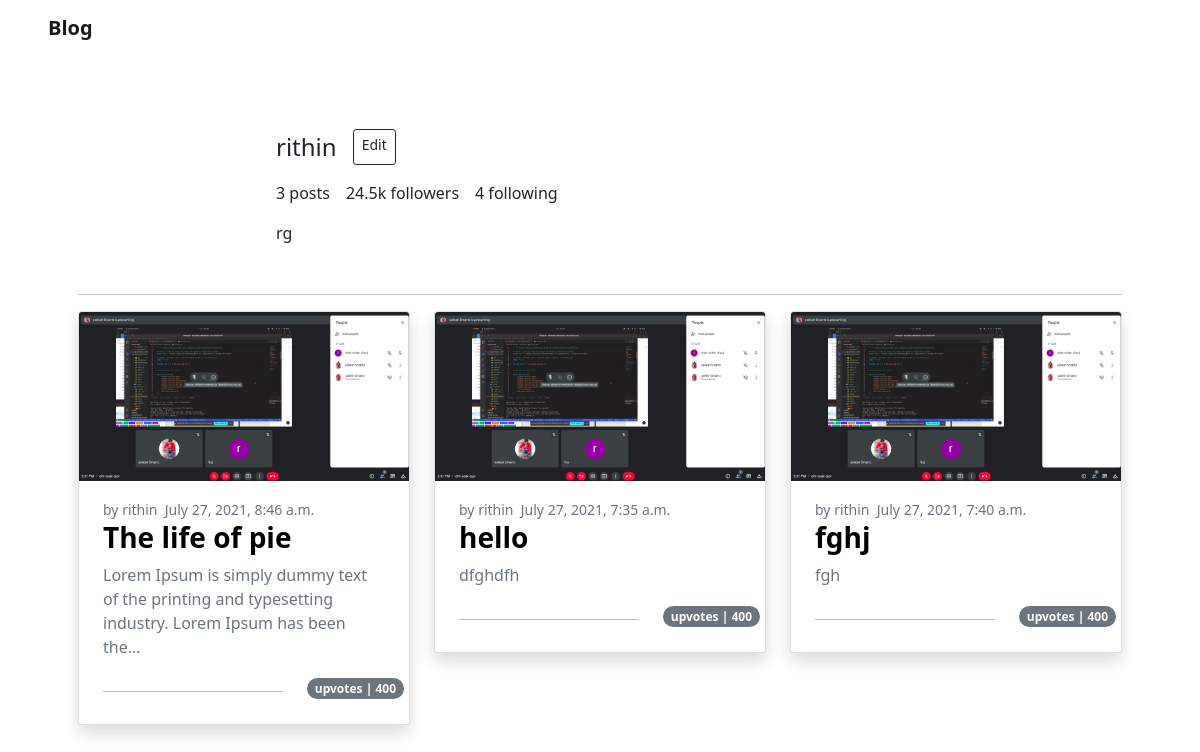
The page /user (signed in) on the database its author committed.
### app/models.py (models this page shows, shortened)
class BlogUser(AbstractBaseUser):
    email = models.EmailField(
        verbose_name='email address',
        max_length=255,
        unique=True,
    )
    fullname = models.CharField(max_length=150)
    is_active = models.BooleanField(default=True)
    staff = models.BooleanField(default=False)
    admin = models.BooleanField(default=False)
    USERNAME_FIELD = 'email'
    REQUIRED_FIELDS = ['fullname']
    objects = BlogUserManager()

class UserDetail(models.Model):
    user = models.OneToOneField(BlogUser, on_delete=models.CASCADE)
    about = models.CharField(max_length=1000)
    profile_img = models.ImageField(upload_to='images/profiles')

class Post(models.Model):
    author = models.ForeignKey(BlogUser, on_delete=models.CASCADE)
    tags = models.ManyToManyField(Tag, blank=True)
    title = models.CharField(max_length=40, null=True)
    content = models.TextField(null=True)
    published_at = models.DateTimeField(null=True)
    updated_at = models.DateTimeField(auto_now=True, null=True)
    created_at = models.DateTimeField(auto_now_add=True)
    tumbnail = models.ImageField(upload_to='images/posts', null=True)
    is_draft = models.BooleanField(default=True)

### app/views.py (the view)
# urls.py: path('user', views.user, name="profile"),
def user(request):
    if request.user.is_authenticated:
        try:
            user_details = request.user.userdetail
        except:
            user_details=None
        posts = models.Post.objects.filter(author=request.user.id).exclude(is_draft=True)
        data = [[], [], []]
        counter = 0
        for post in posts:
            if counter == 3:
                counter = 0
            data[counter].append(post)
            counter += 1
        context = {
            'user':request.user,
            'user_details':user_details,
            'posts':data,
            'post_count':len(posts),
        }
        return render(request, 'user.html',context)

### templates/user.html (shortened to what this page needs)
{% extends "boilerplate.html" %}
{% load static %}
{% block content %}
<section class="top-section">
    <nav class="navbar navbar-expand navbar-light">
        <div class="container-fluid px-5">
            <a class="fw-bold navbar-brand" href="#">Blog</a>
            <div class="collapse navbar-collapse" id="navbarNav">
                <ul class="navbar-nav ms-auto">
                    {% if user.is_authenticated %}
                    <a href="/user" class="profile-picture" style="background-image:url('https://images.unsplash.com/photo-1497316730643-415fac54a2af?ixlib=rb-1.2.1&ixid=MnwxMjA3fDB8MHxwaG90by1wYWdlfHx8fGVufDB8fHx8&auto=format&fit=crop&w=400&q=80');
                    height:40px;width:40px;"></a>
                    {% else %}
                    <li class="nav-item">
                        <a class="nav-link active" aria-current="page" href="#">Sign in</a>
                    </li>
                    {% endif %}
                </ul>
            </div>
        </div>
    </nav>
</section>
<section class="container px-5 mt-5">
    <div class="profile-header d-flex flex-wrap">
        <div class="profile-card d-flex flex-wrap px-4 pt-2 justify-content-center">
            <div class="profile-picture mb-3" style="background-image:url('https://images.unsplash.com/photo-1497316730643-415fac54a2af?ixlib=rb-1.2.1&ixid=MnwxMjA3fDB8MHxwaG90by1wYWdlfHx8fGVufDB8fHx8&auto=format&fit=crop&w=400&q=80');
                    height:150px;width:150px;">
            </div>
            <div class="profile-details align-self-center px-4">
                <div class="profile-header-card d-flex mb-3">
                    <div class="fs-4">
                        {{user.fullname}}
                    </div>
                    <a href="/profile-edit" class="btn btn-sm btn-outline-dark ms-3">Edit</a>
                </div>
                <div class="profile-attributes d-flex mb-3">
                    <div class="post-number">
                        {{post_count}} posts
                    </div>
                    <div class="post-followers px-3">
                        24.5k followers
                    </div>
                    <div class="post-following">
                        4 following
                    </div>
                </div>
                <div class="profile-about">
                    <p>{{user_details.about}}</p>
                </div>
            </div>
        </div>
    </div>
    <hr>
</section>
<section class="container px-5">
    <div class="row">
        {% for col in posts %}
        <div class="col-md-4">
            {% for post in col %}
            <div class="card shadow bg-body rounded mb-4">
                <a href="/post/{{post.id}}" style="text-decoration: none;color:black">
                    <img src="{{ post.tumbnail.url }}" class="card-img-top" alt="{{post.title}}">
                    <div class="card-body px-4">
                        <small class="card-text text-muted">
                            by&nbsp;<span>{{user.fullname}}</span>&nbsp;
                            <span>{{post.published_at}}</span>
                        </small>
                        <h5 class="card-title fs-3 fw-bold">{{post.title}}</h5>
                        <p class="card-text text-muted">{{post.content|truncatechars:100}}
                        </p>
                        <div class="row post-votes">
                            <div class="col-6 col-sm-8 col-md-5 col-lg-7 col-xl-8">
                                <hr>
                            </div>
                            <div class="col-6 col-sm-4 col-md-7 col-lg-5 col-xl-4">
                                <span class="badge rounded-pill bg-secondary" href="#">upvotes | 400</span>
                            </div>
                        </div>
                    </div>
                </a>
            </div>
            {%endfor%}
        </div>
        {% endfor %}
    </div>
</section>
{% endblock %}

### static/index.css (style rules this page uses)
.profile-picture { background-position: center; background-size: cover; height:65px; width:65px; border-radius: 50%; }
@media (min-width:768px) { .profile-card .profile-details .profile-about p { max-width: 360px; } }
@media (min-width:992px) { .profile-card .profile-details .profile-about p { max-width: 500px; } }
@media (min-width:1200px) { .profile-card .profile-details .profile-about p { max-width: 700px; } }

### rows shown on the page
BlogUser: fullname "rithin"
UserDetail: about "rg"
Post: tumbnail (picture), published_at "July 27, 2021, 8:46 a.m.", title "The life of pie", content "Lorem Ipsum is simply dummy text of the printing and typesetting industry. Lorem Ipsum has been the…"
Post: tumbnail (picture), published_at "July 27, 2021, 7:35 a.m.", title "hello", content "dfghdfh"
Post: tumbnail (picture), published_at "July 27, 2021, 7:40 a.m.", title "fghj", content "fgh"

### other values the page prints
{{ post_count }} "3"
